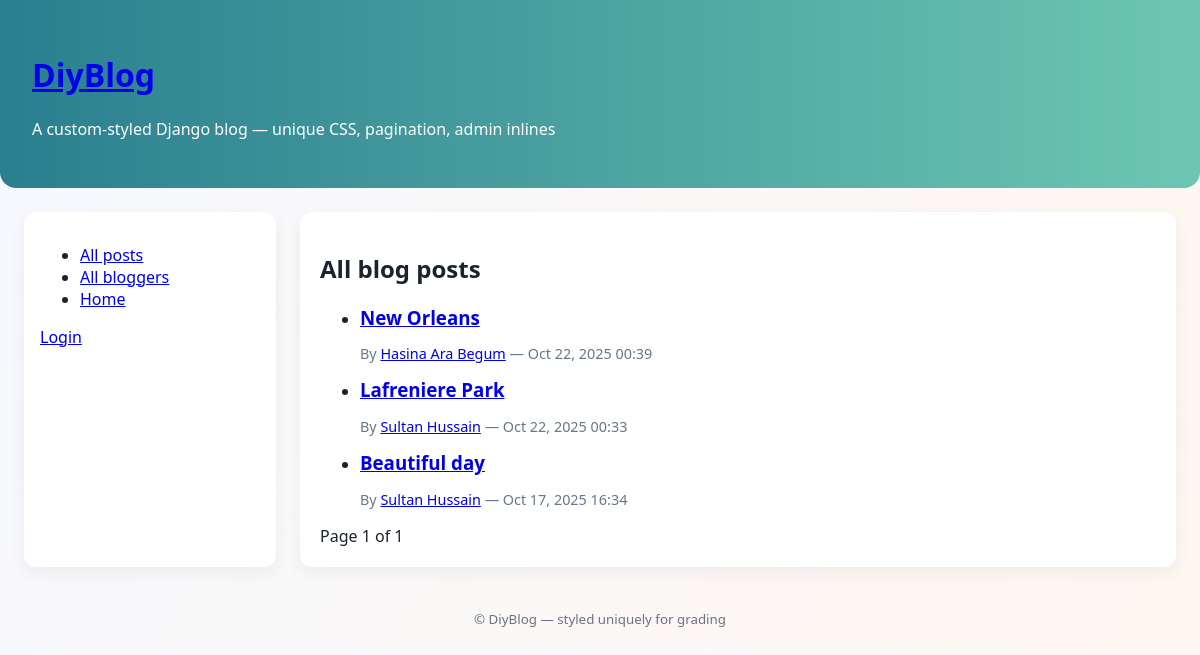
/blog/blogs/, run on the app's committed database.
### blog/models.py (models this page shows, shortened)
class BlogPost(models.Model):
    title = models.CharField(max_length=255)
    author = models.ForeignKey(Blogger, on_delete=models.SET_NULL, null=True, related_name='posts')
    content = models.TextField()
    created_at = models.DateTimeField(default=timezone.now, db_index=True)
    class Meta:
        ordering = ['-created_at']  # newest first

class Blogger(models.Model):
    user = models.OneToOneField(User, on_delete=models.SET_NULL, null=True, blank=True)
    name = models.CharField(max_length=200)
    bio = models.TextField(blank=True)
    created_at = models.DateTimeField(default=timezone.now)

### blog/views.py (the view)
# urls.py: path('blogs/', views.blog_list, name='blog_list'),  # list of posts (paginated)
def blog_list(request):
    posts = BlogPost.objects.select_related('author').all()
    paginator = Paginator(posts, 5)  # paginated in groups of 5
    page_number = request.GET.get('page')
    page_obj = paginator.get_page(page_number)
    return render(request, 'blog/blog_list.html', {'page_obj': page_obj})

### blog/templates/blog/blog_list.html (shortened to what this page needs)
{% extends 'blog/base.html' %}
{% block content %}
<h2>All blog posts</h2>
<ul class="post-list">
  {% for post in page_obj.object_list %}
    <li>
      <h3><a href="{% url 'blog:blog_detail' post.pk %}">{{ post.title }}</a></h3>
      <p class="meta">By <a href="{% url 'blog:blogger_detail' post.author.pk %}">{{ post.author.name }}</a> — {{ post.created_at|date:"M j, Y H:i" }}</p>
    </li>
  {% empty %}
    <li>No posts yet.</li>
  {% endfor %}
</ul>
<div class="pagination">
  <span>Page {{ page_obj.number }} of {{ page_obj.paginator.num_pages }}</span>
</div>
{% endblock %}

### blog/templates/blog/base.html (shortened to what this page needs)
{% load static %}
<!doctype html>
<html lang="en">
<head>
  <link rel="stylesheet" href="{% static 'css/site.css' %}">
</head>
<body>
  <div class="site-header">
    <h1><a href="{% url 'blog:index' %}">DiyBlog</a></h1>
    <p class="site-sub">A custom-styled Django blog — unique CSS, pagination, admin inlines</p>
  </div>
  <div class="container">
    <aside class="sidebar">
      <nav>
        <ul>
          <li><a href="{% url 'blog:blog_list' %}">All posts</a></li>
          <li><a href="{% url 'blog:blogger_list' %}">All bloggers</a></li>
          <li><a href="{% url 'blog:index' %}">Home</a></li>
        </ul>
      </nav>
      <div class="auth-links">
        {% if user.is_authenticated %}
          <p>Logged in as {{ user.username }} — <a href="{% url 'logout' %}?next={{ request.path }}">Logout</a></p>
        {% else %}
          <p><a href="{% url 'login' %}?next={{ request.path }}">Login</a></p>
        {% endif %}
      </div>
    </aside>
    <main class="content">
      {% block content %}{% endblock %}
    </main>
  </div>
  <footer class="site-footer">
    <small>© {{ now|date:"Y" }} DiyBlog — styled uniquely for grading</small>
  </footer>
</body>
</html>

### blog/static/css/site.css (style rules this page uses)
body { font-family: "Segoe UI", Roboto, Arial, sans-serif; background: linear-gradient(120deg,#f6f9ff,#fff7f0); color: #1b2330; margin: 0; }
.site-header { padding: 2rem; background: linear-gradient(90deg,#2a7f8f,#6ec6b2); color: white; border-bottom-left-radius: 16px; border-bottom-right-radius: 16px; }
.container { display: flex; gap: 1.5rem; padding: 1.5rem; }
.sidebar { width: 220px; background: white; padding: 1rem; border-radius: 12px; box-shadow: 0 6px 18px rgba(30,40,50,0.06); }
.content { flex: 1; background: white; padding: 1.25rem; border-radius: 12px; box-shadow: 0 6px 18px rgba(30,40,50,0.06); }
.post-list h3 { margin: 0.25rem 0; }
.meta { font-size: 0.9rem; color: #667788; }
.pagination { margin-top: 1rem; display:flex; gap: 1rem; align-items:center; }
.site-footer { text-align:center; padding:1rem; color:#6b7280; }

### data on the page
BlogPost: title "New Orleans", author.name "Hasina Ara Begum", created_at "Oct 22, 2025 00:39"
BlogPost: title "Lafreniere Park", author.name "Sultan Hussain", created_at "Oct 22, 2025 00:33"
BlogPost: title "Beautiful day", author.name "Sultan Hussain", created_at "Oct 17, 2025 16:34"

### other printed values
{{ page_obj.number }} "1"
{{ page_obj.paginator.num_pages }} "1"
